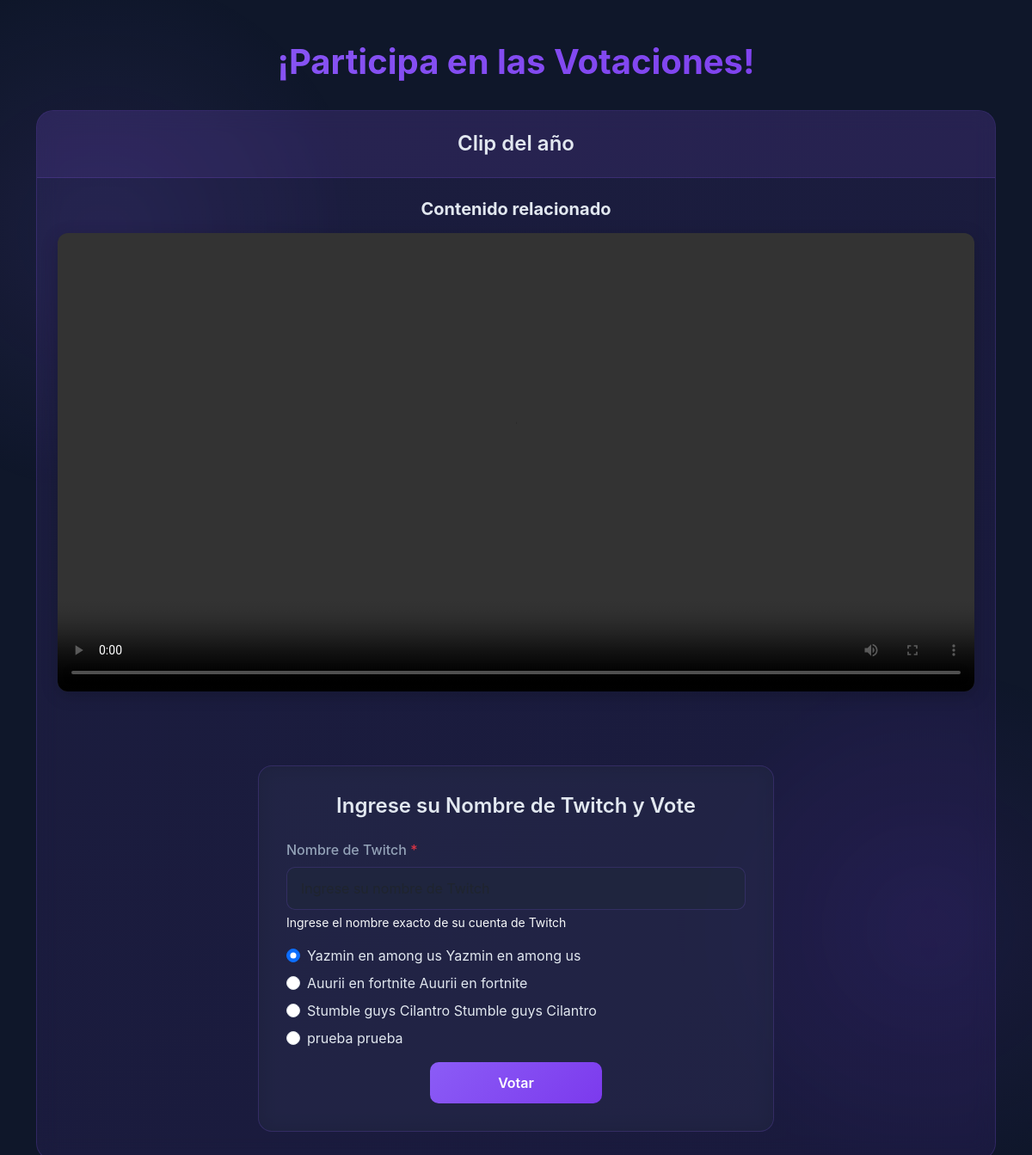
Page /votaciones/1/1/ on the committed database.
### core/models.py (models this page shows, shortened)
class Pregunta(models.Model):
    encuesta = models.ForeignKey(Encuesta, on_delete=models.CASCADE, related_name='preguntas', null=True)
    pregunta = models.TextField(null=True)

class Media(models.Model):
    TIPO_MEDIA = (
        ('LOCAL', 'Archivo Local'),
        ('YOUTUBE', 'YouTube'),
    )
    tipo_media = models.CharField(max_length=10, choices=TIPO_MEDIA, default='LOCAL')
    archivo = models.FileField(upload_to='media/', blank=True, null=True)
    url_youtube = models.URLField(blank=True, null=True)

class Opcion(models.Model):
    pregunta = models.ForeignKey(Pregunta, on_delete=models.CASCADE, related_name='opciones', null=True)
    opcion = models.CharField(max_length=200)
    medias = models.ManyToManyField(Media, related_name='opciones_media', blank=True)
    color = models.CharField(max_length=7, blank=True, default="#28a745", validators=[
        RegexValidator(r'^#[0-9A-Fa-f]{6}$', message="El color debe ser un código hexadecimal válido.")
    ])
    def __str__(self):
        return self.opcion

### core/views.py (the view, shortened to what this page needs)
# urls.py: path('votaciones/<int:pregunta_id>/<int:opcion_id>/', views.votaciones, name='votaciones'),  # Form para las votaciones
def votaciones(request, pregunta_id, opcion_id):
    pregunta = get_object_or_404(Pregunta, pk=pregunta_id)
    opcion = get_object_or_404(Opcion, pk=opcion_id)
    if 'twitch_name' not in request.session:
        if request.method == 'POST':
            form = FormularioForm(request.POST, pregunta_id=pregunta_id)
            if form.is_valid():
                 try:
                    twitch_name = form.cleaned_data['nombre_twitch']
                    voto = form.save(commit=False)
                    voto.usuario = twitch_name
                    voto.nombre_twitch = twitch_name  # Set both fields
                    voto.save()
                    request.session['twitch_name'] = twitch_name
                    messages.success(request, "¡Gracias por tu voto!")
                    return redirect('inicio')
                 except ValidationError as e:
                    messages.error(request, f"Error al votar: {str(e)}")
                    return redirect('inicio')
            else:
                messages.error(request, "Error al votar. Por favor, verifica el formulario.")
        else:
            form = FormularioForm(
                initial={'pregunta': pregunta_id, 'opcion': opcion_id},
                pregunta_id=pregunta_id
            )
        return render(
            request,
            'core/votacion.html',
            {
                'form': form,
                'mensaje': '¡Bienvenido a las votaciones, para comenzar agrega tú nombre de twitch!',
                'pregunta': pregunta,
                'first_time': True,
                'opcion': opcion
            }
        )

### core/forms.py (shortened to what this page needs)
class FormularioForm(forms.ModelForm):
    nombre_twitch = forms.CharField(
        label='Nombre de Twitch',
        required=False,
        widget=forms.TextInput(
            attrs={
                'class': 'form-control',
                'placeholder': 'Ingrese su nombre de Twitch',
                'pattern': '[A-Za-z0-9_]+',
                'maxlength': '25'
            }
        )
    )
    class Meta:
        model = Formulario
        fields = ['nombre_twitch', 'pregunta', 'opcion']
        widgets = {
            'pregunta': forms.HiddenInput(),
            'opcion': forms.RadioSelect(attrs={'class': 'form-check-input'})
        }
    def __init__(self, *args, **kwargs):
        pregunta_id = kwargs.pop('pregunta_id', None)
        super().__init__(*args, **kwargs)
        if pregunta_id:
            try:
                pregunta_object = Pregunta.objects.get(pk=pregunta_id)
                self.fields['pregunta'].initial = pregunta_id
                self.fields['opcion'].queryset = pregunta_object.opciones.all()
            except Pregunta.DoesNotExist:
                raise forms.ValidationError("Pregunta no encontrada")

### core/templates/core/votacion.html (shortened to what this page needs)
<!DOCTYPE html>
<html lang="en">
<head>
    <link href="https://cdn.jsdelivr.net/npm/bootstrap@5.3.3/dist/css/bootstrap.min.css" rel="stylesheet">
</head>
<body>
    <main class="container mt-5">
        <h1>¡Participa en las Votaciones!</h1>
        <div class="custom-card mx-auto">
            <div class="card-header">
                <h2 class="text-center">{{ pregunta.pregunta }}</h2>
            </div>
            <div class="card-body">
                {% if opcion.medias.all %}
                <div class="media-section">
                    <h3 class="h5 mb-3 text-center fw-bold">Contenido relacionado</h3>
                    <div class="row g-4 justify-content-center">
                        {% for media in opcion.medias.all %}
                        <div class="col-md-12 media-container">
                            {% if media.tipo_media == 'LOCAL' %}
                                {% if media.archivo.name|lower|slice:"-3:" in 'jpg,png,jpeg' or media.archivo.name|lower|slice:"-4:" == '.svg' %}
                                    <img src="{{ media.archivo.url }}"
                                         alt="Imagen relacionada a la opción de voto"
                                         class="img-fluid">
                                {% elif media.archivo.name|lower|slice:"-3:" == 'mp4' %}
                                    <video controls class="w-100">
                                        <source src="{{ media.archivo.url }}" type="video/mp4">
                                    </video>
                                {% endif %}
                            {% endif %}
                        </div>
                        {% endfor %}
                    </div>
                </div>
                {% endif %}
                <div class="form-container">
                    <h4>{% if first_time %}Ingrese su Nombre de Twitch y Vote{% else %}Vote{% endif %}</h4>
                    <form method="POST" novalidate class="needs-validation">
                        {% if first_time %}
                        <div class="mb-3">
                            <label for="{{ form.nombre_twitch.id_for_label }}" class="form-label">
                                {{ form.nombre_twitch.label }}
                                <span class="text-danger">*</span>
                            </label>
                            {{ form.nombre_twitch }}
                            <div class="form-text text-light">
                                Ingrese el nombre exacto de su cuenta de Twitch
                            </div>
                        </div>
                        {% endif %}
                        <div class="mb-3">
                            <div class="options-container mt-3">
                                {% for radio in form.opcion %}
                                <div class="form-check mb-2">
                                    {{ radio }}
                                    <label class="form-check-label" for="{{ radio.id_for_label }}">
                                        {{ radio.choice_label }}
                                    </label>
                                </div>
                                {% endfor %}
                            </div>
                        </div>
                        <div class="text-center">
                            <button type="submit" class="btn btn-primary">
                                Votar
                            </button>
                        </div>
                    </form>
                </div>
            </div>
        </div>
    </main>
</body>
</html>

### core/templates/core/votacion.html (style rules this page uses)
:root { --bg-primary: #0f172a; --bg-secondary: #1e293b; --accent-primary: #8b5cf6; --accent-secondary: #7c3aed; --text-primary: #e2e8f0; --text-secondary: #94a3b8; --success-color: #10b981; --error-color: #ef4444; --card-gradient: linear-gradient(145deg, rgba(139, 92, 246, 0.1), rgba(124, 58, 237, 0.1)); }
body { background: var(--bg-primary); color: var(--text-primary); font-family: 'Inter', system-ui, -apple-system, sans-serif; min-height: 100vh; position: relative; overflow-x: hidden; }
body::before { content: ''; position: fixed; top: 0; left: 0; width: 100%; height: 100%; background: radial-gradient(circle at 10% 20%, rgba(139, 92, 246, 0.1) 0%, transparent 20%), radial-gradient(circle at 90% 80%, rgba(124, 58, 237, 0.1) 0%, transparent 20%); z-index: -1; pointer-events: none; }
h1 { font-size: 2.5rem; font-weight: 700; text-align: center; margin: 2rem 0; background: linear-gradient(135deg, var(--accent-primary), var(--accent-secondary)); -webkit-background-clip: text; background-clip: text; color: transparent; animation: titleFade 1s ease-out; }
.custom-card { background: var(--card-gradient); backdrop-filter: blur(12px); border: 1px solid rgba(139, 92, 246, 0.2); border-radius: 20px; overflow: hidden; transition: transform 0.3s ease, box-shadow 0.3s ease; animation: cardFade 0.8s ease-out; }
.card-header { background: rgba(139, 92, 246, 0.1); border-bottom: 1px solid rgba(139, 92, 246, 0.2); padding: 1.5rem; }
.card-header h2 { color: var(--text-primary); font-size: 1.5rem; font-weight: 600; margin: 0; }
.media-section { padding: 1.5rem; }
.media-container { position: relative; margin-bottom: 1.5rem; }
.media-container img, .media-container video { width: 100%; border-radius: 12px; box-shadow: 0 4px 20px rgba(0, 0, 0, 0.2); transition: transform 0.3s ease; }
.form-container { background: rgba(30, 41, 59, 0.5); border-radius: 16px; padding: 2rem; max-width: 600px; margin: 2rem auto; backdrop-filter: blur(12px); border: 1px solid rgba(139, 92, 246, 0.2); animation: formSlide 0.8s ease-out; }
.form-container h4 { color: var(--text-primary); text-align: center; margin-bottom: 1.5rem; font-weight: 600; }
.form-label { color: var(--text-secondary); font-weight: 500; }
.form-control { background: rgba(30, 41, 59, 0.5); border: 1px solid rgba(139, 92, 246, 0.2); border-radius: 10px; color: var(--text-primary); padding: 0.75rem 1rem; transition: all 0.3s ease; }
.btn-primary { background: linear-gradient(135deg, var(--accent-primary), var(--accent-secondary)); border: none; border-radius: 10px; padding: 0.75rem 2rem; font-weight: 600; transition: all 0.3s ease; width: auto; min-width: 200px; }

### rows in the picture
Pregunta: pregunta "Clip del año"
Opcion: opcion "☑ Yazmin en among us", choice_label "Yazmin en among us"
Opcion: opcion "☐ Auurii en fortnite", choice_label "Auurii en fortnite"
Opcion: opcion "☐ Stumble guys Cilantro", choice_label "Stumble guys Cilantro"
Opcion: opcion "☐ prueba", choice_label "prueba"
